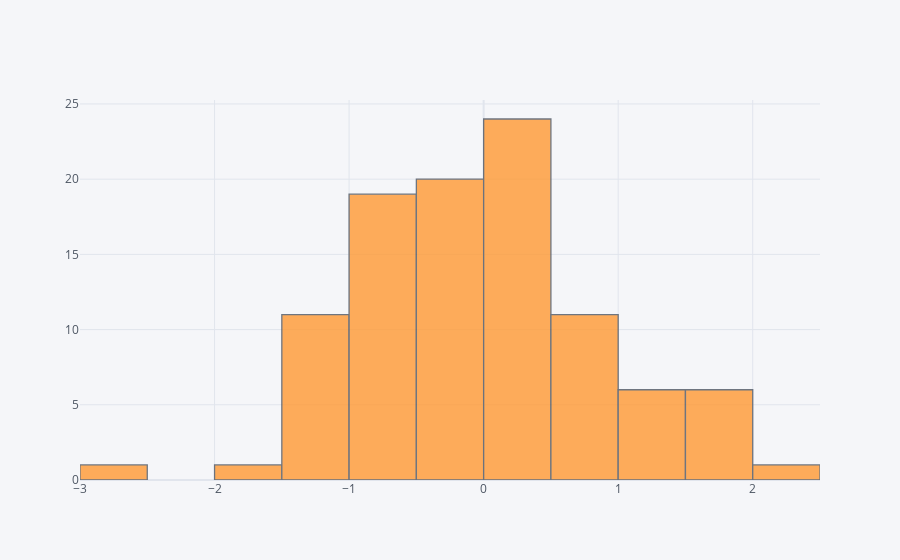

This figure's notebook cell:
### Markdown cell above
## histogram

### Code cell
df['A'].iplot(kind='hist',bins=25)

### Figure 1 — Plotly figure (JSON) as saved in the notebook; plotly's stock layout.template omitted (floating-point values rounded to 4 significant figures)
{"data": [{"histfunc": "count", "histnorm": "", "marker": {"color": "rgba(255, 153, 51, 1.0)", "line": {"color": "#4D5663", "width": 1.3}}, "name": "A", "nbinsx": 25, "opacity": 0.8, "orientation": "v", "type": "histogram", "x": [-0.07456, 0.1068, 0.05174, 1.883, -0.7395, -0.2051, -0.03415, -0.6214, 0.5713, 1.18, -0.2037, 0.7348, 0.2859, 0.04077, -0.9576, -1.431, 2.255, -0.9941, 0.7993, -1.258, 0.4179, 0.3002, -1.15, 0.08143, 0.4804, -0.6651, 1.116, 1.682, 0.31, -0.3556, 0.5735, 0.3259, 0.2643, -0.2877, 0.4622, -0.5819, 1.285, 1.505, -0.6639, 0.7636, -0.6464, 0.412, -0.418, -0.9292, 0.5942, 0.6495, 0.1447, 0.2683, 0.1389, -0.6067, -0.5831, -0.4426, -0.1659, 1.577, -0.9488, -0.4733, -2.968, -0.2503, -1.171, -0.664, -1.567, -0.8676, 0.9365, 0.1507, 1.185, -0.08291, -1.102, -0.5198, 0.3702, 0.6484, -0.159, -1.212, -0.2362, -0.9317, -0.7703, 1.47, 1.787, 0.2462, -1.183, 0.3544, -0.4843, -0.4491, -0.5668, 0.4176, -1.261, -0.008207, -0.1098, 0.4924, 0.8213, -0.2677, -1.252, 0.631, 0.1713, -1.356, -1.126, 1.095, 1.724, 0.1815, -0.3311, -0.7244]}], "layout": {"barmode": "overlay", "legend": {"bgcolor": "#F5F6F9", "font": {"color": "#4D5663"}}, "paper_bgcolor": "#F5F6F9", "plot_bgcolor": "#F5F6F9", "title": {"font": {"color": "#4D5663"}}, "xaxis": {"gridcolor": "#E1E5ED", "showgrid": true, "tickfont": {"color": "#4D5663"}, "title": {"font": {"color": "#4D5663"}, "text": ""}, "zerolinecolor": "#E1E5ED"}, "yaxis": {"gridcolor": "#E1E5ED", "showgrid": true, "tickfont": {"color": "#4D5663"}, "title": {"font": {"color": "#4D5663"}, "text": ""}, "zerolinecolor": "#E1E5ED"}}}
